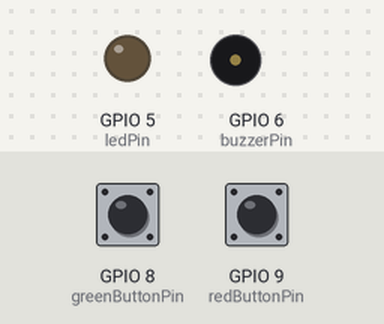
Recording of a sketch running on a simulated ESP32-S3. On the bench: output pins drawn as LEDs (lit = HIGH), buzzer (waves = sounding). Dashed ring = blinking. The inputs (shaded band) are chosen by the test bench; at power-on: GPIO 8 (greenButtonPin) HIGH, GPIO 9 (redButtonPin) HIGH. WiFi joins after 1.5 s; servers stay silent unless stated; no MQTT or app messages arrive unless stated; what the sketch prints to the serial monitor is not drawn.

Above: at 2.7 s.
2.8 s: GPIO 8 (greenButtonPin) pulled LOW for 0.15 s
At 2.98 s:
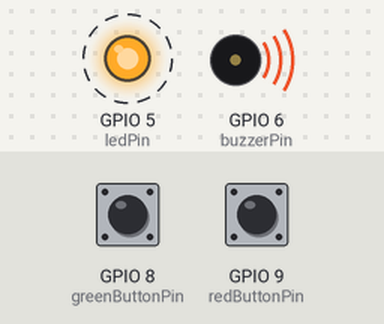
5.8 s: GPIO 9 (redButtonPin) pulled LOW for 0.15 s
At 6.48 s:
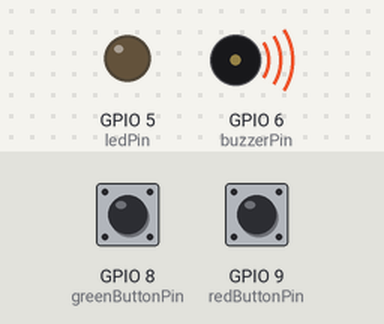
8.2 s: GPIO 8 (greenButtonPin) pulled LOW for 1 s
At 8.88 s:
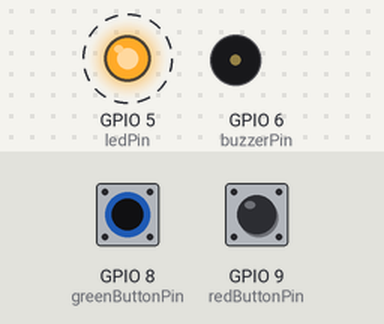
11.2 s: GPIO 9 (redButtonPin) pulled LOW for 1 s
At 11.32 s:
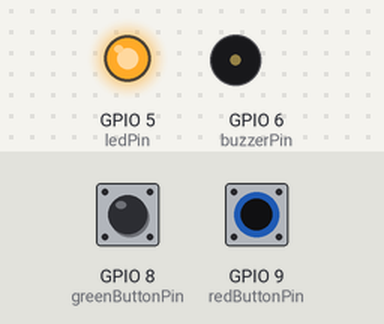
Timing chart, 0 to 14.2 s (numbered marks = the images above; inputs shaded):
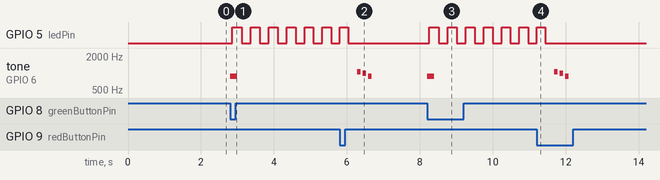

Measured:
- after the input at 2.8 s, GPIO 5 (ledPin): alternates HIGH for 0.25 s and LOW for 0.25 s, starting after 0.06 s; tone on GPIO 6 (buzzerPin): silent → 880 Hz at once, → silent 0.20 s later
- after the input at 5.8 s, GPIO 5 (ledPin): goes on until 6.0 s, then stays LOW; tone on GPIO 6 (buzzerPin): plays 1046 Hz for 0.10 s, 988 Hz for 0.10 s, 880 Hz for 0.10 s, starting after 0.48 s
- after the input at 8.2 s, GPIO 5 (ledPin): alternates HIGH for 0.25 s and LOW for 0.25 s, starting after 0.06 s; tone on GPIO 6 (buzzerPin): silent → 880 Hz at once, → silent 0.20 s later
- after the input at 11.2 s, GPIO 5 (ledPin): goes on until 11.4 s, then stays LOW; tone on GPIO 6 (buzzerPin): plays 1046 Hz for 0.10 s, 988 Hz for 0.10 s, 880 Hz for 0.10 s, starting after 0.48 s

The sketch:

Alarmsystem.ino
```cpp
#include <Arduino.h>
#include <PubSubClient.h>
#include <WiFi.h>
#include <ArduinoJson.h>
#include "secrets.h"


// Pin definitions
int pirPin = 7; // PIR sensor pin
int ledPin = 5; // LED pin
int buzzerPin = 6; // Buzzer pin
int greenButtonPin = 8; // Button to arm the system
int redButtonPin = 9; // Button to disarm the system

// State variables
bool sensorEnabled = false;
bool alarmActive = false;
bool arming = false;
bool lastMotionState = false;

// Timing constants
unsigned long armTime = 0;
unsigned long lastMotionTime = 0; // Time of the last motion event
unsigned long lastButtonPress = 0; // Time of the last button press
unsigned long lastPrintTime = 0; // Track the last print time during arming for periodic MQTT updates
const int armDuration = 60000; // 90 seconds for arming
const int printInterval = 30000; // 30 seconds print interval
const int motionDebounce = 1000; // Debounce time for motion detection
const int buttonDebounce = 500; // Debounce time for button presses

// MQTT configuration
const char* mqtt_topic = "my/topic";
const int mqtt_port = 1883;
const int siteID = 1385; // site identifier ###replace with your own desired ID###
const int deviceID = 7; // Device identifier ###replace with your own desired ID###
const char* locationDescriptor = "door"; // Location descriptor ###replace with your own desired ID###


WiFiClient espClient;
PubSubClient client(espClient);
StaticJsonDocument<100> jsonDocument;

void setup_wifi() {
  Serial.begin(9600);
  Serial.println("\nConnecting to WiFi...");
  WiFi.begin(ssid, password);
  while (WiFi.status() != WL_CONNECTED) {
    delay(500);
    Serial.print(".");
  }
  Serial.println("\nWiFi connected");
  Serial.println("IP address: ");
  Serial.println(WiFi.localIP());
}

void setup() {
  setup_wifi();
  pinMode(pirPin, INPUT);
  pinMode(ledPin, OUTPUT);
  pinMode(buzzerPin, OUTPUT);
  pinMode(greenButtonPin, INPUT_PULLUP);
  pinMode(redButtonPin, INPUT_PULLUP);
  digitalWrite(ledPin, LOW);
  digitalWrite(buzzerPin, LOW);
  client.setServer(mqtt_server, mqtt_port);
}

void reconnect() {
  while (!client.connected()) {
    Serial.print("Attempting MQTT connection...");
    if (client.connect("arduinoClient")) {
      Serial.println("Connected");
    } else {
      Serial.print("Failed, rc=");
      Serial.print(client.state());
      Serial.println(" try again in 5 seconds");
      delay(5000);
    }
  }
}

void publishStatus(const char* status) {
  jsonDocument.clear();
  jsonDocument["siteID"] = siteID;
  jsonDocument["deviceID"] = deviceID;
  jsonDocument["locationDescriptor"] = locationDescriptor;
  jsonDocument["status"] = status;

  String jsonMessage;
  serializeJson(jsonDocument, jsonMessage);
  client.publish(mqtt_topic, jsonMessage.c_str());
  Serial.print("Published MQTT message: ");
  Serial.println(jsonMessage);
}

void playArmingTone() {
    tone(buzzerPin, 880, 200); // Play a tone when arming starts
}

void playArmedTone() {
    tone(buzzerPin, 1046, 200); // C6 tone to indicate the system is fully armed
}

void playDisarmTone() {
    tone(buzzerPin, 1046, 100); // C6
    delay(150);
    tone(buzzerPin, 988, 100);  // B5
    delay(150);
    tone(buzzerPin, 880, 100);  // A5
    delay(150);
    noTone(buzzerPin); // Stop any tone being played
}

void flashLEDGradually(int startTime) {
  unsigned long elapsed = millis() - startTime;
  int interval = max(50, 250 - (250 * elapsed / armDuration)); // Gradually decrease interval
  digitalWrite(ledPin, HIGH);
  delay(interval);
  digitalWrite(ledPin, LOW);
  delay(interval);
}


void playAlarmTone() {
    unsigned long startMillis = millis();
    unsigned long currentMillis = startMillis;

    // Play the sweeping tone for 5 seconds
    while (currentMillis - startMillis < 5000) {
        for (int freq = 800; freq <= 1200; freq += 20) {
            tone(buzzerPin, freq, 10);
            delay(10);
        }
        for (int freq = 1200; freq >= 800; freq -= 20) {
            tone(buzzerPin, freq, 10);
            delay(10);
        }
        currentMillis = millis();
    }
    noTone(buzzerPin); // Ensure to stop the tone after looping
}


void checkMotion() {
  if (sensorEnabled) {
    bool currentMotion = digitalRead(pirPin) == HIGH;
    if (currentMotion && !lastMotionState && (millis() - lastMotionTime > motionDebounce)) {
      lastMotionTime = millis();
      lastMotionState = true;
       playAlarmTone();  // Play the extended sweeping alarm tone
      publishStatus("Motion Detected");
      Serial.println("Motion Detected");
    } else if (!currentMotion && lastMotionState) {
      lastMotionState = false;
      noTone(buzzerPin);  // Stop any alarm tone being played
      publishStatus("No Motion");
      Serial.println("No Motion");
    }
  }
}

void loop() {
  if (!client.connected()) {
    reconnect();
  }
  client.loop();

  unsigned long currentMillis = millis();

  bool greenButtonPressed = digitalRead(greenButtonPin) == LOW;
  bool redButtonPressed = digitalRead(redButtonPin) == LOW;

  if (greenButtonPressed && !sensorEnabled && !arming && currentMillis - lastButtonPress > buttonDebounce) {
    arming = true;
    armTime = currentMillis;
    lastButtonPress = currentMillis; // Update last button press time
    playArmingTone();
    publishStatus("Arming Started");
    Serial.println("Arming Started");
  }

  if (arming) {
    flashLEDGradually(armTime);

    if (currentMillis - lastPrintTime >= printInterval) {
      publishStatus("System is still arming...");
      Serial.println("System is still arming...");
      lastPrintTime = currentMillis;
    }

    if (currentMillis - armTime >= armDuration) {
      sensorEnabled = true;
      arming = false;
      playArmedTone();
      digitalWrite(ledPin, HIGH); // Turn on LED when system is armed
      publishStatus("Fully Armed");
      Serial.println("Fully Armed");
    }
  }

  checkMotion();

  if (redButtonPressed && currentMillis - lastButtonPress > buttonDebounce) {
    if (sensorEnabled || alarmActive || arming) {
      sensorEnabled = false;
      alarmActive = false;
      arming = false;
      digitalWrite(ledPin, LOW);
      playDisarmTone();
      publishStatus("Disarmed");
      Serial.println("Disarmed");
      lastButtonPress = currentMillis; // Reset print timer on disarming
    }
  }
}
```

secrets.h
```cpp
#ifndef SECRETS_H
#define SECRETS_H

const char* ssid = "SSID";
const char* password = "password";
const char* mqtt_server = "XXX.XXX.XXX.XXX"; // MQTT broker address ###replace with your own###

#endif
```
